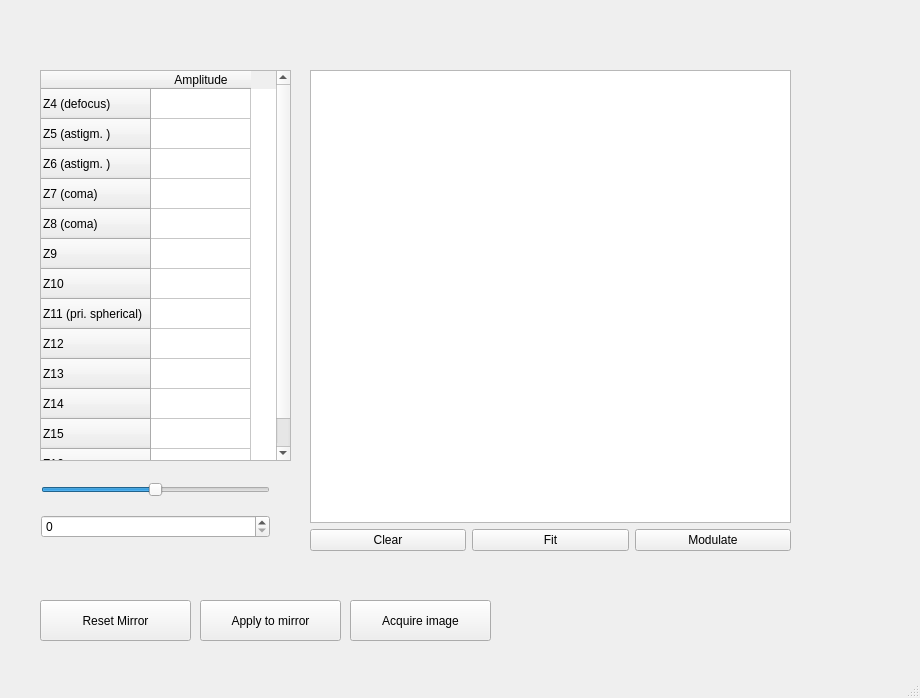
<?xml version="1.0" encoding="UTF-8"?>
<ui version="4.0">
 <class>BMC_Multicorrection</class>
 <widget class="QMainWindow" name="BMC_Multicorrection">
  <property name="geometry">
   <rect>
    <x>0</x>
    <y>0</y>
    <width>920</width>
    <height>698</height>
   </rect>
  </property>
  <property name="windowTitle">
   <string>MainWindow</string>
  </property>
  <widget class="QWidget" name="centralwidget">
   <widget class="QWidget" name="verticalLayoutWidget">
    <property name="geometry">
     <rect>
      <x>40</x>
      <y>470</y>
      <width>231</width>
      <height>81</height>
     </rect>
    </property>
    <layout class="QVBoxLayout" name="Continuous_varying">
     <property name="leftMargin">
      <number>1</number>
     </property>
     <property name="rightMargin">
      <number>1</number>
     </property>
     <item>
      <widget class="QSlider" name="Zernike_slider">
       <property name="minimum">
        <number>-50</number>
       </property>
       <property name="maximum">
        <number>50</number>
       </property>
       <property name="singleStep">
        <number>1</number>
       </property>
       <property name="orientation">
        <enum>Qt::Horizontal</enum>
       </property>
      </widget>
     </item>
     <item>
      <widget class="QSpinBox" name="Zernike_mode">
       <property name="autoFillBackground">
        <bool>false</bool>
       </property>
       <property name="alignment">
        <set>Qt::AlignLeading|Qt::AlignLeft|Qt::AlignVCenter</set>
       </property>
      </widget>
     </item>
    </layout>
   </widget>
   <widget class="QWidget" name="gridLayoutWidget">
    <property name="geometry">
     <rect>
      <x>310</x>
      <y>70</y>
      <width>481</width>
      <height>481</height>
     </rect>
    </property>
    <layout class="QGridLayout" name="gridLayout">
     <item row="1" column="0" rowspan="2">
      <layout class="QHBoxLayout" name="horizontalLayout">
       <item>
        <widget class="QPushButton" name="pushButton_clearpattern">
         <property name="text">
          <string>Clear</string>
         </property>
        </widget>
       </item>
       <item>
        <widget class="QPushButton" name="pushButton_Fit">
         <property name="text">
          <string>Fit</string>
         </property>
        </widget>
       </item>
       <item>
        <widget class="QPushButton" name="pushButton_modulate">
         <property name="text">
          <string>Modulate</string>
         </property>
        </widget>
       </item>
      </layout>
     </item>
     <item row="0" column="0">
      <widget class="QGraphicsView" name="Pupil_pattern"/>
     </item>
    </layout>
   </widget>
   <widget class="QTableWidget" name="Zernike_coefficients">
    <property name="geometry">
     <rect>
      <x>40</x>
      <y>70</y>
      <width>251</width>
      <height>391</height>
     </rect>
    </property>
    <row>
     <property name="text">
      <string>Z4 (defocus)</string>
     </property>
    </row>
    <row>
     <property name="text">
      <string>Z5 (astigm. )</string>
     </property>
    </row>
    <row>
     <property name="text">
      <string>Z6 (astigm. )</string>
     </property>
    </row>
    <row>
     <property name="text">
      <string>Z7 (coma)</string>
     </property>
    </row>
    <row>
     <property name="text">
      <string>Z8 (coma)</string>
     </property>
    </row>
    <row>
     <property name="text">
      <string>Z9</string>
     </property>
    </row>
    <row>
     <property name="text">
      <string>Z10</string>
     </property>
    </row>
    <row>
     <property name="text">
      <string>Z11 (pri. spherical)</string>
     </property>
    </row>
    <row>
     <property name="text">
      <string>Z12</string>
     </property>
    </row>
    <row>
     <property name="text">
      <string>Z13</string>
     </property>
    </row>
    <row>
     <property name="text">
      <string>Z14</string>
     </property>
    </row>
    <row>
     <property name="text">
      <string>Z15</string>
     </property>
    </row>
    <row>
     <property name="text">
      <string>Z16</string>
     </property>
    </row>
    <column>
     <property name="text">
      <string>Amplitude</string>
     </property>
    </column>
   </widget>
   <widget class="QPushButton" name="pushButton_reset">
    <property name="geometry">
     <rect>
      <x>40</x>
      <y>600</y>
      <width>151</width>
      <height>41</height>
     </rect>
    </property>
    <property name="text">
     <string>Reset Mirror</string>
    </property>
   </widget>
   <widget class="QPushButton" name="pushButton_apply2mirror">
    <property name="geometry">
     <rect>
      <x>200</x>
      <y>600</y>
      <width>141</width>
      <height>41</height>
     </rect>
    </property>
    <property name="text">
     <string>Apply to mirror</string>
    </property>
   </widget>
   <widget class="QPushButton" name="pushButton_acquire">
    <property name="geometry">
     <rect>
      <x>350</x>
      <y>600</y>
      <width>141</width>
      <height>41</height>
     </rect>
    </property>
    <property name="text">
     <string>Acquire image</string>
    </property>
   </widget>
  </widget>
  <widget class="QMenuBar" name="menubar">
   <property name="geometry">
    <rect>
     <x>0</x>
     <y>0</y>
     <width>920</width>
     <height>25</height>
    </rect>
   </property>
  </widget>
  <widget class="QStatusBar" name="statusbar"/>
 </widget>
 <resources/>
 <connections/>
</ui>
